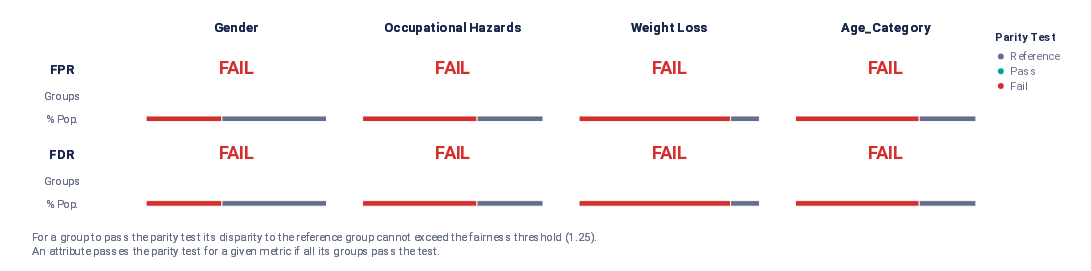

Notebook cell for this chart:
### Code cell
ap.summary(bias_df, metrics, fairness_threshold = disparity_tolerance)
